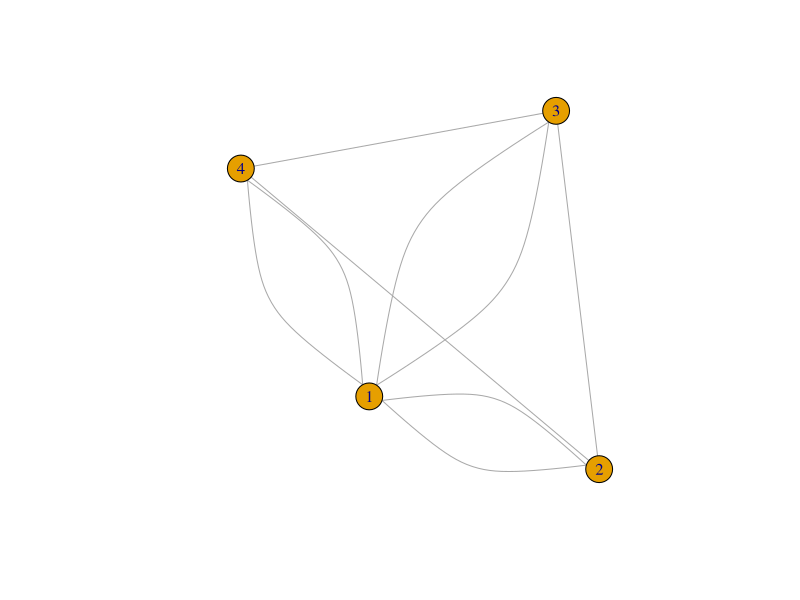
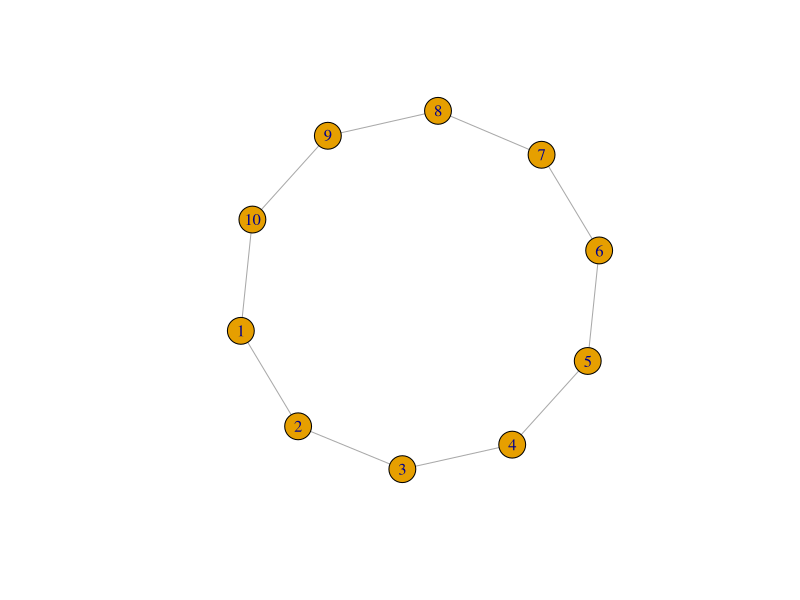
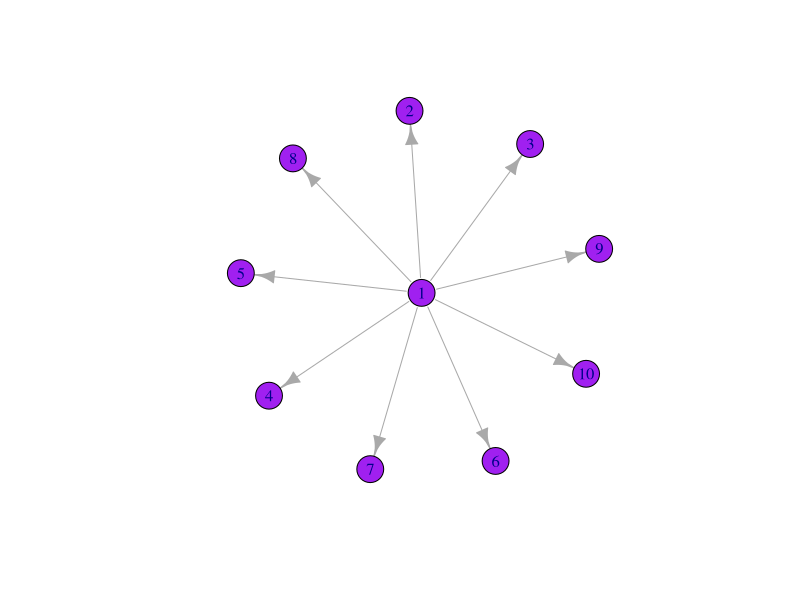
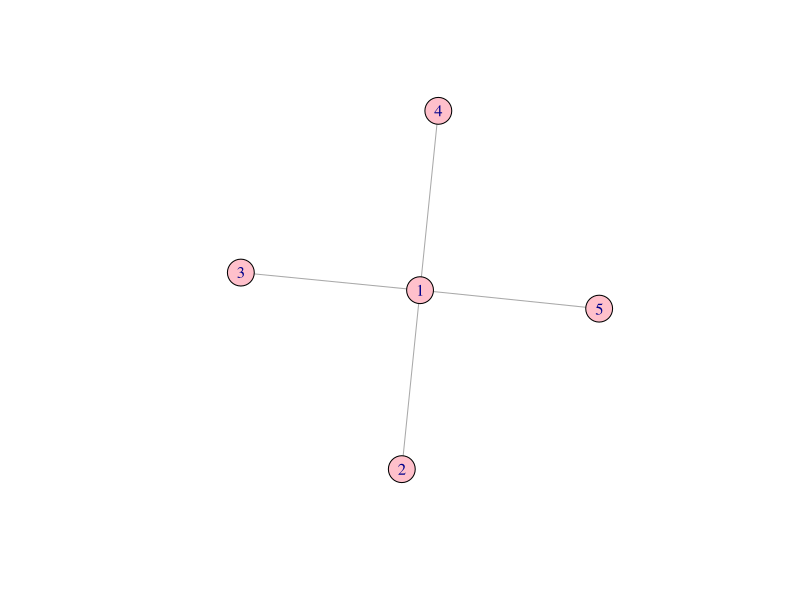
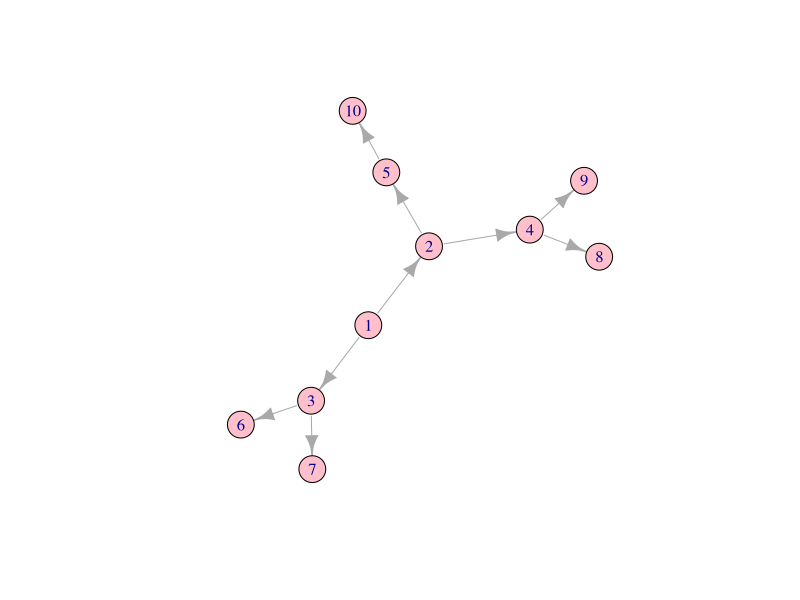
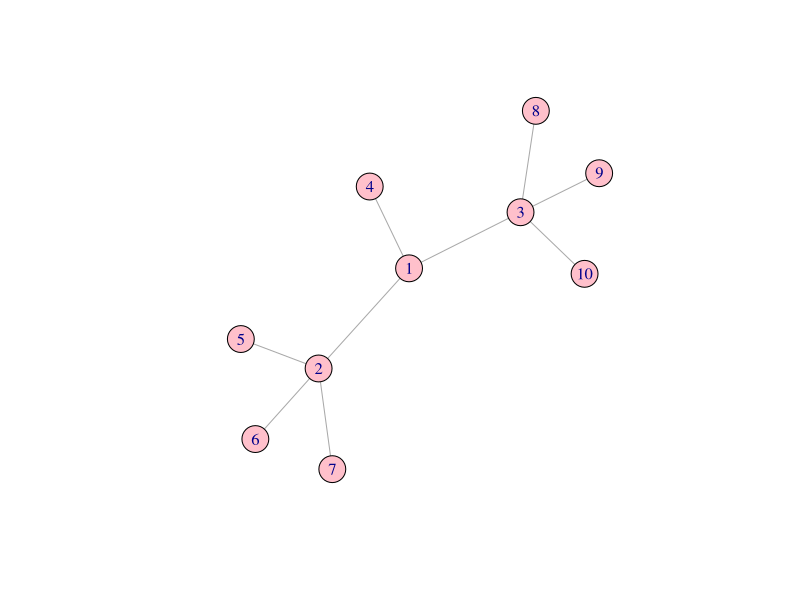
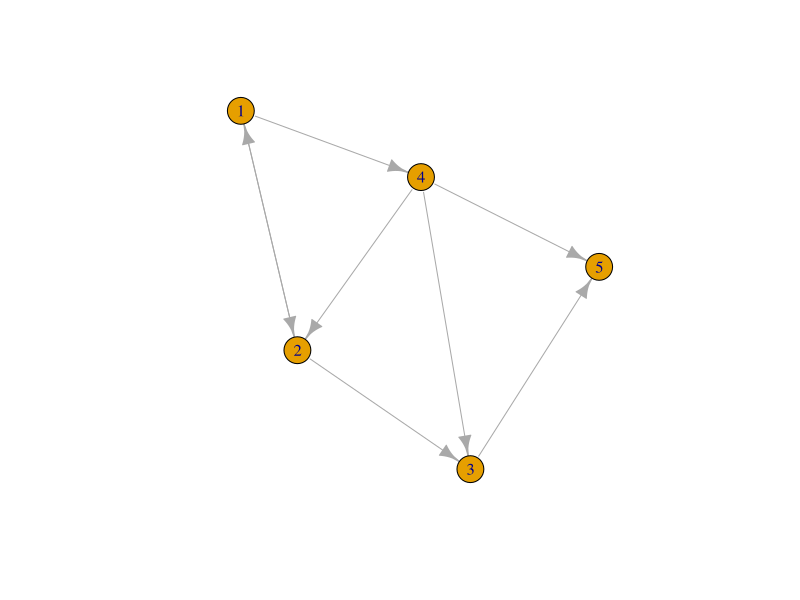
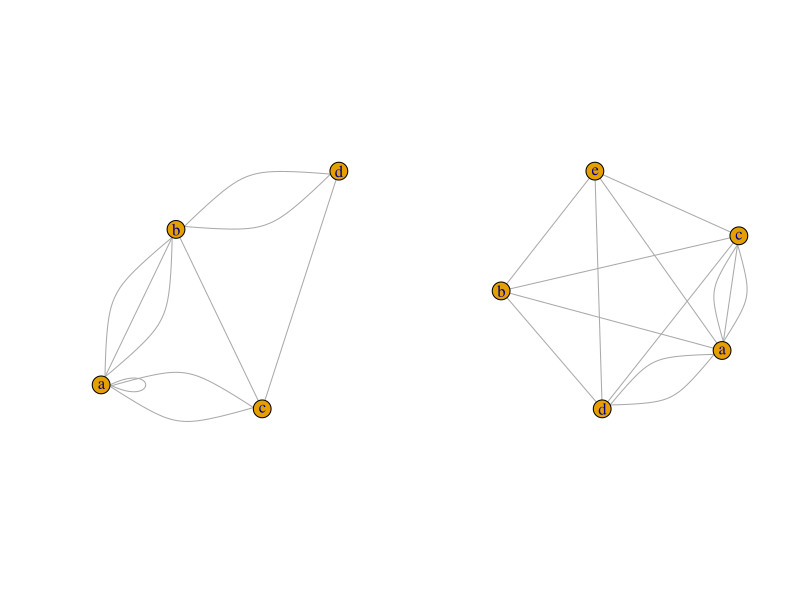

Reproduce these figures in R, in order. (Note: this script raises an error after producing the figures.)
###################################################
# Irene Rodríguez García
# Practica grafos
# 13/12/2021
##################################################

#LLAMAMOS ALAS LIBRERIAS
library(igraph)
library(dplyr)
library(ggplot2)

#DEFINIMOS EL GRAFO a partir de la matriz de adyacencia
adjm <- matrix(c(0,2,2,2,2,0,1,1,2,1,0,1,2,1,1,0),nrow=4,ncol=4,byrow=TRUE) #La flecha es un puntero en cambio el = le asigna auto el valor de la variable.
adjm

#CREAMOS UN OBJETO CON IGRAPH
#Necesita de argumentos la matriaz de adyacencia y el modo del grafo.
#Cuando es dirigido hacemos la matriz de adyacencia y ya esta, si no necesitamos hacer una matriz simetrica.
#
#graph.adjacency(adjmatrix, mode = c("directed", "undirected",
# "max", "min", "upper", "lower", "plus"), weighted = NULL,
# diag = TRUE, add.colnames = NULL, add.rownames = NA)
graph <- graph.adjacency(adjm, mode="undirected")
plot(graph)

#CALCULAR LOS ATRIBUTOS DE CADA VERTICE
V(graph)$degree <- degree(graph)
V(graph)$degree
#NODOS QUE INCIDEN EN EL VERTICE 1
incident(graph, 1, mode = c("all"))

#-------------------------------------------
#Practica 2:

#Crear un gafo con forma de anillo, estrella,árbol.

#Anillo
graph2 <- make_ring(10)
plot(graph2)

#Estrella
Star <- make_star(10, mode = "out")
plot(Star, vertex.color="purple")

Star2 <- make_star(5, mode = "undirected")
plot(Star2, vertex.color="pink")

#Arbol
Tree1<-make_tree(10, 2)
plot(Tree1, vertex.color="pink")

Tree2<- make_tree(10, 3, mode = "undirected")
plot(Tree2, vertex.color="pink")

#Definimos el grafo a partir de la matriz de incidencia y lo dibujamos
el <- matrix( c("1","2","1","4","2","1","2","3","3", "5","4","2","4","3","4","5"), nc=2, byrow = TRUE)
graph3 <-graph_from_edgelist(el)
plot(graph3)

#ESTUDIAMOS ISOMORFISMOS ENTRE GRAFOS
#
# Dividimos la pantalla en dos partes para dibujar los grafos
par(mfrow=c(1,2))

# Definimos el primer grafo
adjm2 <- matrix(c(1,3,2,0,3,0,1,2,2,1,0,1,0,2,1,0),nrow=4,ncol=4,byrow=TRUE)
colnames(adjm2) <- c("a","b","c","d")
rownames(adjm2) <- c("a","b","c","d")
graph2 <- graph.adjacency(adjm2,mode="undirected")
plot(graph2)
# Definimos el segundo grafo
adjm3 <-matrix(c(0,1,2,2,1,0,0,1,1,1,3,0,0,1,1,0,0,1,0,1,0,1,1,1,0),nrow=5,ncol=5,byrow=TRUE)
colnames(adjm3) <- c("a","b","c","d","e")
rownames(adjm3) <- c("a","b","c","d","e")
graph3 <- graph.adjacency(adjm3,mode="undirected")
plot(graph3)

# Estudiamos si son isomorfos
isomorphic(graph2, graph3)
# colored graph isomorphism
g1 <- make_ring(10)
g2 <- make_ring(10)
isomorphic(g1, g2)
V(g1)$color <- rep(1:2, length = vcount(g1))
V(g2)$color <- rep(2:1, length = vcount(g2))
plot(g1)
plot(g2)

# PRACTICA 4:
#Grafo 1
adjm4 <- matrix(c(), nrow=5, ncol=5, byrow=TRUE)
adjm4
graph4 <- graph.adjacency(adjm4,mode="directed")
plot(graph4)
#Grafo 2
adjm5 <- matrix(c(0,2,0,1,2,0,2,1,0,2,0,1,1,1,1,0), nrow=4, ncol=4, byrow=TRUE)
adjm5
graph5 <- graph.adjacency(adjm5,mode="undirected")
plot(graph5)
